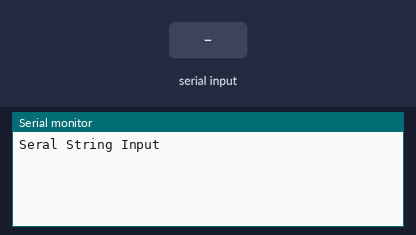
Bench run of a sketch on a simulated Arduino Uno, built with avr-gcc and run on an emulated ATmega328P. Shown: the last lines printed to the serial monitor. The test bench sets the inputs (shaded band).

Above: at 1.2 s.
1.3 s: "90,45\n" received over Serial
At 1.9 s:
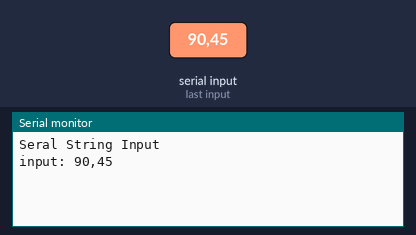
2.8 s: "5\n" received over Serial
At 4.0 s:
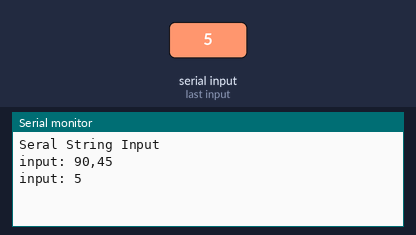

The sketch:

StringFromSerial.ino
```cpp
String readString;

void setup() {
  // put your setup code here, to run once:
    Serial.begin(9600);
    Serial.println("Seral String Input");
}

void loop() {
  while (Serial.available()) {
    char c = Serial.read();  //gets one byte from serial buffer
    readString += c; //makes the string readString
    delay(2);  //slow looping to allow buffer to fill with next character
  }

  if (readString.length() >0) {
    Serial.print("input: ");
    Serial.println(readString);  //so you can see the captured string
    int n = readString.toInt();  //convert readString into a number

    readString=""; //empty for next input
  }
}
```

Measured:
- after the input at 1.3 s, the serial monitor: prints a new line at once (image 1)
- after the input at 2.8 s, the serial monitor: prints a new line at once (image 2)
